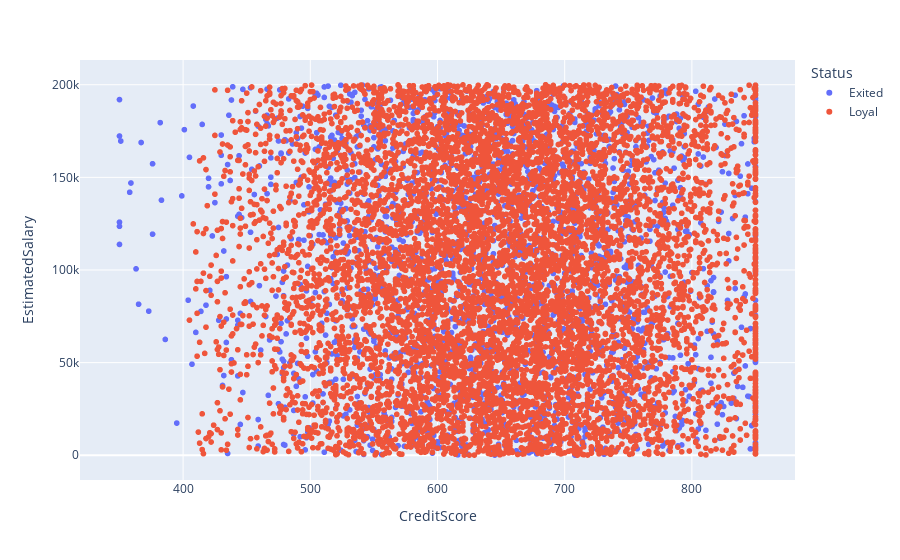

This figure's notebook cell:
### Markdown cell above
Exercise 9.5: \
Постройте график, который показывает взаимосвязь кредитного рейтинга клиента и его предполагаемой зарплаты. \
Добавьте расцветку по признаку оттока клиентов. \
Какова взаимосвязь между признаками? Если не видите явной взаимосвязи, укажите это.

### Code cell
#scatter plot is too chaotic, and doesn't show a link
#build an empirical cumulative distribution plot
cumul_distr = px.scatter(
        churn_data,
        x='CreditScore',
        y='EstimatedSalary',
        color='Status'
        )

cumul_distr.show()

### Figure 1 — Plotly figure (JSON) as saved in the notebook; plotly's stock layout.template omitted (floating-point values rounded to 4 significant figures; data arrays with more than 128 entries replaced by an {"elided": "..."} marker saying what was removed)
{"data": [{"hovertemplate": "Status=Exited<br>CreditScore=%{x}<br>EstimatedSalary=%{y}<extra></extra>", "legendgroup": "Exited", "marker": {"color": "#636efa", "symbol": "circle"}, "mode": "markers", "name": "Exited", "showlegend": true, "type": "scattergl", "x": {"elided": "2037 int values"}, "xaxis": "x", "y": {"elided": "2037 float values"}, "yaxis": "y"}, {"hovertemplate": "Status=Loyal<br>CreditScore=%{x}<br>EstimatedSalary=%{y}<extra></extra>", "legendgroup": "Loyal", "marker": {"color": "#EF553B", "symbol": "circle"}, "mode": "markers", "name": "Loyal", "showlegend": true, "type": "scattergl", "x": {"elided": "7963 int values"}, "xaxis": "x", "y": {"elided": "7963 float values"}, "yaxis": "y"}], "layout": {"legend": {"title": {"text": "Status"}, "tracegroupgap": 0}, "margin": {"t": 60}, "xaxis": {"anchor": "y", "domain": [0, 1], "title": {"text": "CreditScore"}}, "yaxis": {"anchor": "x", "domain": [0, 1], "title": {"text": "EstimatedSalary"}}}}
